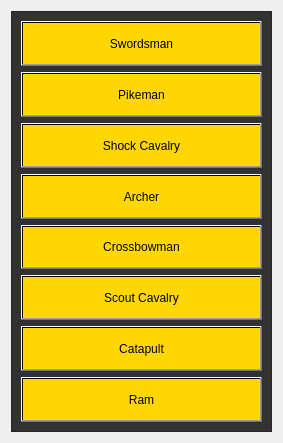
<?xml version="1.0" encoding="UTF-8"?>
<ui version="4.0">
 <class>BaseWidget</class>
 <widget class="QWidget" name="BaseWidget">
  <property name="geometry">
   <rect>
    <x>0</x>
    <y>0</y>
    <width>283</width>
    <height>443</height>
   </rect>
  </property>
  <property name="windowTitle">
   <string>Form</string>
  </property>
  <layout class="QHBoxLayout" name="horizontalLayout">
   <item>
    <widget class="QFrame" name="frame">
     <property name="styleSheet">
      <string notr="true">background-color: rgb(50, 50, 50);</string>
     </property>
     <property name="frameShape">
      <enum>QFrame::StyledPanel</enum>
     </property>
     <property name="frameShadow">
      <enum>QFrame::Raised</enum>
     </property>
     <layout class="QVBoxLayout" name="verticalLayout">
      <item>
       <widget class="QPushButton" name="swordsmanButton">
        <property name="sizePolicy">
         <sizepolicy hsizetype="Minimum" vsizetype="Expanding">
          <horstretch>0</horstretch>
          <verstretch>0</verstretch>
         </sizepolicy>
        </property>
        <property name="styleSheet">
         <string notr="true">background-color: qlineargradient(spread:pad, x1:0, y1:0, x2:1, y2:0, stop:0 rgba(255, 215, 0, 255), stop:1 rgba(255, 215, 0, 255));</string>
        </property>
        <property name="text">
         <string>Swordsman</string>
        </property>
       </widget>
      </item>
      <item>
       <widget class="QPushButton" name="pikemanButton">
        <property name="sizePolicy">
         <sizepolicy hsizetype="Minimum" vsizetype="Expanding">
          <horstretch>0</horstretch>
          <verstretch>0</verstretch>
         </sizepolicy>
        </property>
        <property name="styleSheet">
         <string notr="true">background-color: qlineargradient(spread:pad, x1:0, y1:0, x2:1, y2:0, stop:0 rgba(255, 215, 0, 255), stop:1 rgba(255, 215, 0, 255));</string>
        </property>
        <property name="text">
         <string>Pikeman</string>
        </property>
       </widget>
      </item>
      <item>
       <widget class="QPushButton" name="shockCavalryButton">
        <property name="sizePolicy">
         <sizepolicy hsizetype="Minimum" vsizetype="Expanding">
          <horstretch>0</horstretch>
          <verstretch>0</verstretch>
         </sizepolicy>
        </property>
        <property name="styleSheet">
         <string notr="true">background-color: qlineargradient(spread:pad, x1:0, y1:0, x2:1, y2:0, stop:0 rgba(255, 215, 0, 255), stop:1 rgba(255, 215, 0, 255));</string>
        </property>
        <property name="text">
         <string>Shock Cavalry</string>
        </property>
       </widget>
      </item>
      <item>
       <widget class="QPushButton" name="archerButton">
        <property name="sizePolicy">
         <sizepolicy hsizetype="Minimum" vsizetype="Expanding">
          <horstretch>0</horstretch>
          <verstretch>0</verstretch>
         </sizepolicy>
        </property>
        <property name="styleSheet">
         <string notr="true">background-color: qlineargradient(spread:pad, x1:0, y1:0, x2:1, y2:0, stop:0 rgba(255, 215, 0, 255), stop:1 rgba(255, 215, 0, 255));</string>
        </property>
        <property name="text">
         <string>Archer</string>
        </property>
       </widget>
      </item>
      <item>
       <widget class="QPushButton" name="crossbowmanButton">
        <property name="sizePolicy">
         <sizepolicy hsizetype="Minimum" vsizetype="Expanding">
          <horstretch>0</horstretch>
          <verstretch>0</verstretch>
         </sizepolicy>
        </property>
        <property name="styleSheet">
         <string notr="true">background-color: qlineargradient(spread:pad, x1:0, y1:0, x2:1, y2:0, stop:0 rgba(255, 215, 0, 255), stop:1 rgba(255, 215, 0, 255));</string>
        </property>
        <property name="text">
         <string>Crossbowman</string>
        </property>
       </widget>
      </item>
      <item>
       <widget class="QPushButton" name="scoutCavalryButton">
        <property name="sizePolicy">
         <sizepolicy hsizetype="Minimum" vsizetype="Expanding">
          <horstretch>0</horstretch>
          <verstretch>0</verstretch>
         </sizepolicy>
        </property>
        <property name="styleSheet">
         <string notr="true">background-color: qlineargradient(spread:pad, x1:0, y1:0, x2:1, y2:0, stop:0 rgba(255, 215, 0, 255), stop:1 rgba(255, 215, 0, 255));</string>
        </property>
        <property name="text">
         <string>Scout Cavalry</string>
        </property>
       </widget>
      </item>
      <item>
       <widget class="QPushButton" name="catapultButton">
        <property name="sizePolicy">
         <sizepolicy hsizetype="Minimum" vsizetype="Expanding">
          <horstretch>0</horstretch>
          <verstretch>0</verstretch>
         </sizepolicy>
        </property>
        <property name="styleSheet">
         <string notr="true">background-color: qlineargradient(spread:pad, x1:0, y1:0, x2:1, y2:0, stop:0 rgba(255, 215, 0, 255), stop:1 rgba(255, 215, 0, 255));</string>
        </property>
        <property name="text">
         <string>Catapult</string>
        </property>
       </widget>
      </item>
      <item>
       <widget class="QPushButton" name="ramButton">
        <property name="sizePolicy">
         <sizepolicy hsizetype="Minimum" vsizetype="Expanding">
          <horstretch>0</horstretch>
          <verstretch>0</verstretch>
         </sizepolicy>
        </property>
        <property name="styleSheet">
         <string notr="true">background-color: qlineargradient(spread:pad, x1:0, y1:0, x2:1, y2:0, stop:0 rgba(255, 215, 0, 255), stop:1 rgba(255, 215, 0, 255));</string>
        </property>
        <property name="text">
         <string>Ram</string>
        </property>
       </widget>
      </item>
     </layout>
    </widget>
   </item>
  </layout>
 </widget>
 <resources/>
 <connections/>
</ui>
